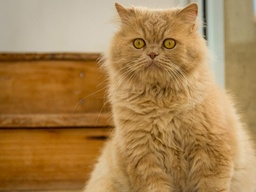
#> input picture ArtificialVision/Parcial VA/Examen/res/Gato Real.jpg, 256 x 192 px, shrunk from 800 x 600 before the run
$ jupyter execute Examen.ipynb
#> lines starting #> are read from the running program, lines starting #| are printed output that depends on the picture; after the words box and inside, x2 and y2 are one past the last pixel; in counts of white or black regions, pixels touching at a corner belong together
<center> <h2> Examen Parcial </h2> </center>
<center> <h2> Visión Artificial </h2> </center>
<center> <h2> 2024-2S </h2> </center>

### Nota:
Todo punto debe de tener una explicación de lo que se está haciendo y por qué se está haciendo, de lo contrario no se tendrá en cuenta (se pone 0 en el punto).

### Datos Personales:
- Nombre: Miller Alexis Quintero García
- Código:
- Correo: miquinterog@unal.edu.co

### Librerias

[cell 1]
import numpy as np
import cv2
import matplotlib.pyplot as plt
import skimage.morphology as morph

## Objetivos
Utilizando la imagen que se encuentra en la carpeta res, realizar los puntos del examen. Cada punto tiene el objetivo de evaluar su conocimiento de la asignatura, teniendo en cuenta que su tarea principal es poder segmentar su objeto de interés: Gato real

[cell 2]
# Hago primero una variable  general que va a tener la imagen del gato, para usarla de forma global en el Notebook
gato = cv2.imread('res/Gato Real.jpg') # Por defecto lee la imagen en BGR
#> gato is the input picture: shape (192, 256, 3); mean B, G, R 80.4, 131.3, 168.9
gato_rgb = cv2.cvtColor(gato, cv2.COLOR_BGR2RGB)
plt.imshow(gato_rgb);

## Punto 1 (30%)
Aplique ruido (Sal y Pimienta) a la imagen y muestre el resultado, para luego aplicar un filtro y comparar los resultados.
<br>
Resultado esperado: Imagen con ruido Sal y Pimienta y sin ruido Sal y Pimienta, estas imagenes se deben de obtener implementando ALGORITMOS PROPIOS, NO SE ACEPTA EL USO DE LIBRERIAS

[cell 3]
# El ruido de sal y pimienta consiste baśicamente en pixeles con valores (0,0,0) y (255,255,255)
# para implementarlo simplemente vamos a crear una función que emplea una distribución de probabilidades
# aleatorias, la cuál se usara como una "base" de coordenadas de donde un pixel será o no, pixel de sal o pimienta
def salt_and_pepper(img_input, amount = 0.1):
    # Creamos una copia de la img_input
#> called with amount = 0.05
    img = img_input.copy()

    # Revisamos la dimensionalidad de nuestra imagen
    if len(img.shape) == 3:
        pepper = (0, 0, 0)
        salt = (255, 255, 255)
    else:
        pepper = 0
        salt = 255
    # Creamos nuestro distribución de probabilidades aletoria
    probs = np.random.random(img.shape[:2])

    # Aplicamos ahora entonces el ruido
    img[probs < amount/2] = pepper
    img[probs > (1 - (amount/2))] = salt

    return img

[cell 4]
""" Lo siguiente es crear el filtro para mitigar el ruido sal y pimienta, lo mejor en este caso es implementar un
filtro de mediana pues la sal y pimienta son datos atípicos extremadamente altos o bajos, por lo cual una mediana
permitirá tomar el valor apropiado de intensidad en el espacio que barre el kernel"""

#Función de aplicación de kernel de mediana sobre la imagen bajo los parámetros
# imagen de entrada, valores en x,y, además del radio del kernel 'r'
def apply_kernel(img, x, y, r):
    list_values = []
    for i in range(-r, r+1):
        for j in range(-r, r+1):
            # Tomamos el valor para ir guardando en la lista
            list_values.append(img[x+i][y+j])
    # Al final organizamos la lista y tomamos el valor de la mitad (mediana)
    list_values.sort()
    return (list_values[len(list_values)//2])

[cell 5]
def median_filter(img_input, r = 1):
#> called with r = 1
    img = np.zeros(img_input.shape)
    # Recorremos todos los valores i,j de la imagen, en el intervalo del radio del kernel
    #Realizar la operación convolución sobre toda la imagen de entrada
    for i in range(r,img.shape[0]-r):
        for j in range(r, img.shape[1]-r):
            median_value = apply_kernel(img_input, i, j, r)
            img[i,j] = median_value
#> img: shape (192, 256) float64
    return img

[cell 6]
# Ahora, necesitamos poder aplicar esto a cada canal de color de la imagen, usamos programación funcional
def apply_f_on_rgb(img, f, args):

    #Crear una matriz de ceros del tamaño de la imagen de entrada
    res = np.zeros(img.shape, np.uint8)
    #Aplicar la transformación f sobre cada canal del espacio de color RGB
    res[:,:,0] = f(img[:,:,0], args)
    res[:,:,1] = f(img[:,:,1], args)
    res[:,:,2] = f(img[:,:,2], args)

    return res

[cell 7]
# Vamos entonces ahora a implementar la aplicación del ruido sal y pimienta
gato_noise = salt_and_pepper(gato_rgb, 0.05)
plt.imshow(gato_noise);

[cell 8]
# Aplicamos sobre la imagen ruidosa entonces, el filtro de mediana usando un radio kernel = 1 (3x3)
img_filtered = np.zeros(gato_noise.shape)
img_filtered[:,:,0] = median_filter(gato_noise[:,:,0], 1)
img_filtered[:,:,1] = median_filter(gato_noise[:,:,1], 1)
#> call 2 of median_filter, with r = 1
#> after the loop in median_filter (call 2), `for i in range(r,img.shape[0]-r):`:
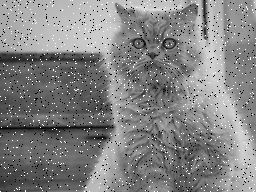
#> img_input: shape (192, 256); min 0, max 255, mean 130.9
img_filtered[:,:,2] = median_filter(gato_noise[:,:,2], 1)
#> call 3 of median_filter, with r = 1
#> after the loop in median_filter (call 3), `for i in range(r,img.shape[0]-r):`:
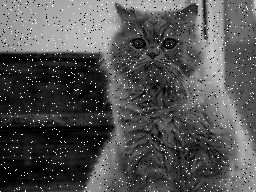
#> img_input: shape (192, 256); min 0, max 255, mean 82.7
plt.imshow(img_filtered);

## Punto 2 (30%)
De la imagen original, elija un canal de color (o canales) tal que facilite la segmentación del objeto de interés.
<br>
Se espera de este punto que:
- Se muestre la imagen original.
- Se analice el histograma de cada canal.
- Se muestre una comparativa de los diferentes canales y se justifique la elección del canal.

[cell 9]
""" Primeros vamos a analizar la imagen del gato en múltiples espacios de color"""
img = gato
# Img rgb
img_rgb = cv2.cvtColor(img, cv2.COLOR_BGR2RGB)
# Img hsv
img_hsv = cv2.cvtColor(img, cv2.COLOR_BGR2HSV)
#> img_hsv: shape (192, 256, 3); mean H, S, V 18.2, 142.3, 169.1
# Img XYZ
img_xyz = cv2.cvtColor(img, cv2.COLOR_BGR2XYZ)
#> img_xyz: shape (192, 256, 3); mean of channels 0, 1, 2 131.1, 135.6, 95.3
# Img LAB
img_lab = cv2.cvtColor(img, cv2.COLOR_BGR2LAB)
#> img_lab: shape (192, 256, 3); mean of channels 0, 1, 2 146.3, 137.4, 160.7
# Img YCrCb
img_ycrcb = cv2.cvtColor(img, cv2.COLOR_BGR2YCrCb)
#> img_ycrcb: shape (192, 256, 3); mean of channels 0, 1, 2 136.8, 151, 96.2
# Img Luv
img_luv = cv2.cvtColor(img, cv2.COLOR_BGR2Luv)
#> img_luv: shape (192, 256, 3); mean of channels 0, 1, 2 145.7, 117.6, 169.4
# Img HLS
img_hls = cv2.cvtColor(img, cv2.COLOR_BGR2HLS)
#> img_hls: shape (192, 256, 3); mean of channels 0, 1, 2 18.2, 124.8, 126.4
# Img YUV
img_yuv = cv2.cvtColor(img, cv2.COLOR_BGR2YUV)
#> img_yuv: shape (192, 256, 3); mean of channels 0, 1, 2 136.8, 100.3, 156.2
# Img YIQ
img_Y = 0.299*img_rgb[:,:,0] + 0.587*img_rgb[:,:,1] + 0.114*img_rgb[:,:,2]
img_I = 0.596*img_rgb[:,:,0] - 0.275*img_rgb[:,:,1] - 0.321*img_rgb[:,:,2]
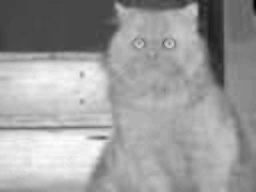
#> img_I: shape (192, 256) float64; min -13.25, max 70.98, mean 38.8; drawn with min black and max white
img_Q = 0.212*img_rgb[:,:,0]- 0.523*img_rgb[:,:,1] + 0.311*img_rgb[:,:,2]
# Concatenamos los canales para hacer nuestro YIQ
img_yiq = np.dstack((img_Y, img_I, img_Q))
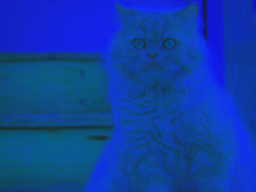
#> img_yiq: shape (192, 256, 3) float64; mean of channels 0, 1, 2 136.7, 38.8, -7.8; drawn with min black and max white
# Img CMY
img_cmy = np.dstack((255-img_rgb[:,:,0], 255-img_rgb[:,:,1], 255-img_rgb[:,:,2]))
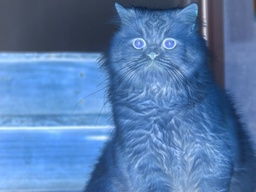
#> img_cmy: shape (192, 256, 3); mean R, G, B 86.1, 123.7, 174.6

[cell 10]
""" Graficamos todos estos espacios de color """

fig, axs = plt.subplots(11, 3, figsize=(10, 30), sharex=True, sharey=True)
# RGB
axs[0, 0].imshow(img_rgb[:,:,0], cmap="gray")
axs[0, 0].set_title("R")
axs[0, 1].imshow(img_rgb[:,:,1], cmap="gray")
axs[0, 1].set_title("G")
axs[0, 2].imshow(img_rgb[:,:,2], cmap="gray")
axs[0, 2].set_title("B")

# HSV
axs[1, 0].imshow(img_hsv[:,:,0], cmap="gray")
axs[1, 0].set_title("H")
axs[1, 1].imshow(img_hsv[:,:,1], cmap="gray")
axs[1, 1].set_title("S")
axs[1, 2].imshow(img_hsv[:,:,2], cmap="gray")
axs[1, 2].set_title("V")

# XYZ
axs[2, 0].imshow(img_xyz[:,:,0], cmap="gray")
axs[2, 0].set_title("X")
axs[2, 1].imshow(img_xyz[:,:,1], cmap="gray")
axs[2, 1].set_title("Y")
axs[2, 2].imshow(img_xyz[:,:,2], cmap="gray")
axs[2, 2].set_title("Z")

# LAB
axs[3, 0].imshow(img_lab[:,:,0], cmap="gray")
axs[3, 0].set_title("L")
axs[3, 1].imshow(img_lab[:,:,1], cmap="gray")
axs[3, 1].set_title("A")
axs[3, 2].imshow(img_lab[:,:,2], cmap="gray")
axs[3, 2].set_title("B")

# YCrCb
axs[4, 0].imshow(img_ycrcb[:,:,0], cmap="gray")
axs[4, 0].set_title("Y")
axs[4, 1].imshow(img_ycrcb[:,:,1], cmap="gray")
axs[4, 1].set_title("Cr")
axs[4, 2].imshow(img_ycrcb[:,:,2], cmap="gray")
axs[4, 2].set_title("Cb")

# Luv
axs[5, 0].imshow(img_luv[:,:,0], cmap="gray")
axs[5, 0].set_title("L")
axs[5, 1].imshow(img_luv[:,:,1], cmap="gray")
axs[5, 1].set_title("u")
axs[5, 2].imshow(img_luv[:,:,2], cmap="gray")
axs[5, 2].set_title("v")

# HLS
axs[6, 0].imshow(img_hls[:,:,0], cmap="gray")
axs[6, 0].set_title("H")
axs[6, 1].imshow(img_hls[:,:,1], cmap="gray")
axs[6, 1].set_title("L")
axs[6, 2].imshow(img_hls[:,:,2], cmap="gray")
axs[6, 2].set_title("S")

# YUV
axs[7, 0].imshow(img_yuv[:,:,0], cmap="gray")
axs[7, 0].set_title("Y")
axs[7, 1].imshow(img_yuv[:,:,1], cmap="gray")
axs[7, 1].set_title("U")
axs[7, 2].imshow(img_yuv[:,:,2], cmap="gray")
axs[7, 2].set_title("V")

# YIQ
axs[8, 0].imshow(img_yiq[:,:,0], cmap="gray")
axs[8, 0].set_title("Y")
axs[8, 1].imshow(img_yiq[:,:,1], cmap="gray")
axs[8, 1].set_title("I")
axs[8, 2].imshow(img_yiq[:,:,2], cmap="gray")
axs[8, 2].set_title("Q");

# BGR
axs[9, 0].imshow(img[:,:,0], cmap="gray")
axs[9, 0].set_title("B")
axs[9, 1].imshow(img[:,:,1], cmap="gray")
axs[9, 1].set_title("G")
axs[9, 2].imshow(img[:,:,2], cmap="gray")
axs[9, 2].set_title("R")

# CMY
axs[10, 0].imshow(img_cmy[:,:,0], cmap="gray")
axs[10, 0].set_title("C")
axs[10, 1].imshow(img_cmy[:,:,1], cmap="gray")
axs[10, 1].set_title("M")
axs[10, 2].imshow(img_cmy[:,:,2], cmap="gray")
axs[10, 2].set_title("Y");

[cell 11]
# Como candidatos para una segmentación vamos a elegir el S del HSV y el A del LAB
s_channel = img_hsv[:,:,1].copy()
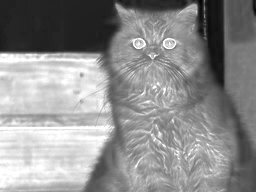
#> s_channel: shape (192, 256); min 3, max 255, mean 142.3
a_channel = img_lab[:,:,1].copy()
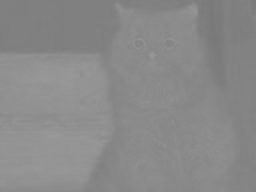
#> a_channel: shape (192, 256); min 120, max 153, mean 137.4

# Vamos a graficarlos junto con su histograma
fig, axes = plt.subplots(2,2, figsize=(10,15))
axes[0][0].imshow(s_channel, cmap='gray')
axes[0][0].set_title('S channel of HSV')
axes[0][1].hist(s_channel.ravel(), bins=(np.max(s_channel) - np.min(s_channel)), density=True)
axes[0][1].set_title('Histogram')

axes[1][0].imshow(a_channel, cmap='gray')
axes[1][0].set_title('A channel of LAB')
axes[1][1].hist(a_channel.ravel(), bins=(np.max(a_channel) - np.min(a_channel)), density=True)
axes[1][1].set_title('Histogram');
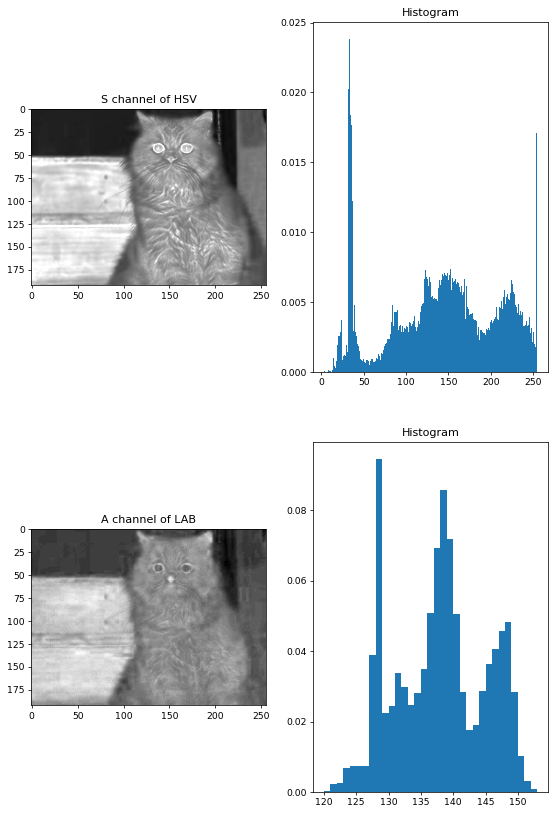
#> figure drawn by matplotlib, 4 panels; panel 2: tallest bar 0.0238 high, from x = 33 to 34; panel 4: tallest bar 0.0946 high, from x = 128 to 129

[cell 12]
"""Analizando los histogramas, aunque está complicado, considero que el canal A del LAB
tiene una región posible para realizar la umbralización, que es la región intermedia, el
gato está en este canal de color con intensidades intermedias, ni muy oscuras, pero tampoco muy claras"""

## Punto 3 (40%)
Utilizando el canal de color seleccionado en el punto anterior, realice la segmentación del objeto de interés. Para la segmentación se espera que se utilicen algunos de los siguientes algoritmos:
- Umbralización.
- Operaciones morfológicas.
- Operaciones lineales.
- Operaciones no lineales
<br>
En caso de no utilizar alguno de estos algoritmos, se debe justificar el por qué no se utilizó.

[cell 13]
# Comenzamos tomando 2 umbralizaciones
_, thr = cv2.threshold(a_channel, 140, 255, cv2.THRESH_BINARY_INV)
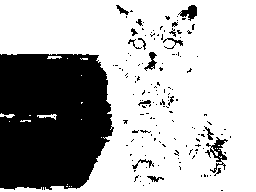
#> thr: shape (192, 256); 69.3% white; 146 black regions (128 under 20 px), largest, box (x1, y1, x2, y2) and area: (0, 54, 114, 190) 13577, (205, 137, 228, 173) 261, (178, 5, 197, 21) 157
_, thr2 = cv2.threshold(a_channel, 134, 255, cv2.THRESH_BINARY)
#> thr2: shape (192, 256); 67% white; 46 black regions (38 under 20 px), largest, box (x1, y1, x2, y2) and area: (0, 0, 256, 192) 14952, (85, 127, 122, 192) 829, (109, 84, 122, 118) 140

# Juntamos las unbralizaciones
img_pre = cv2.bitwise_and(thr,thr2)
#> img_pre: shape (192, 256); 36.3% white; 31 white regions (27 under 20 px), largest, box (x1, y1, x2, y2) and area: (0, 3, 239, 192) 17616, (37, 114, 57, 120) 55, (0, 113, 15, 118) 41, (47, 56, 62, 59) 36

plt.imshow(img_pre, cmap='gray');

[cell 14]
"""Vemos por ahora que el resultado de la umbralización bilateral nos da un buen
acercamiento, para terminar de pulir la imagen lo mejor será usar operaciones morfológicas"""

# Vamos a limpiear entonces los píxeles basura de nuestra pre_mask

# Creamos un elemento estructurante de disco
s_elem = morph.disk(3)
# Aplicamos la operación de apertura para separar fondo remanente del gato
pre_mask = cv2.morphologyEx(img_pre, cv2.MORPH_OPEN, s_elem, iterations=1).astype(np.uint8)
#> pre_mask: shape (192, 256); 30.9% white; 7 white regions, largest, box (x1, y1, x2, y2) and area: (107, 10, 237, 192) 14709, (51, 186, 84, 192) 141, (104, 182, 119, 192) 106
plt.imshow(pre_mask, cmap='gray');

[cell 15]
# Ahora vamos a rellenar los pequeños agujeros en la pre_mask
mask = morph.remove_small_holes(pre_mask, area_threshold=20000).astype(np.uint8)
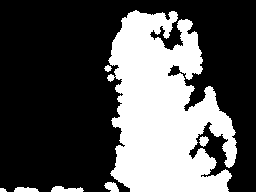
#> mask: shape (192, 256); values 0 (black) and 1 (white), 33.2% white; 7 white regions, largest, box (x1, y1, x2, y2) and area: (107, 10, 237, 192) 15831, (51, 186, 84, 192) 141, (104, 182, 119, 192) 106
plt.imshow(mask, cmap='gray');

[cell 16]
# Vamos ahora a aplicar un remove small objects
mask2 = morph.remove_small_objects(mask, 150000)
#> mask2: shape (192, 256); every value is 0
plt.imshow(mask2, cmap='gray');

[cell 17]
# Apliquemos una dilatación leve para ayudar un poco en la zona del gato
s_elem2 = morph.disk(7)
mask_final = cv2.morphologyEx(mask2, cv2.MORPH_DILATE, s_elem, iterations=5).astype(np.uint8)
plt.imshow(mask_final, cmap='gray');

[cell 18]
""" RESULTADO FINAL """
# Aplicamos la máscara y segmentamos
gato_segmented = cv2.bitwise_and(gato_rgb, gato_rgb, mask = mask_final)
#> gato_segmented: shape (192, 256, 3); every value is 0
fig, (g1, g2, g3) = plt.subplots(1,3,figsize = (20,16))
g1.imshow(gato_rgb)
g1.set_title('Original')
g2.imshow(mask_final, cmap='gray')
g2.set_title('Máscara')
g3.imshow(gato_segmented)
g3.set_title('Segmentada');
